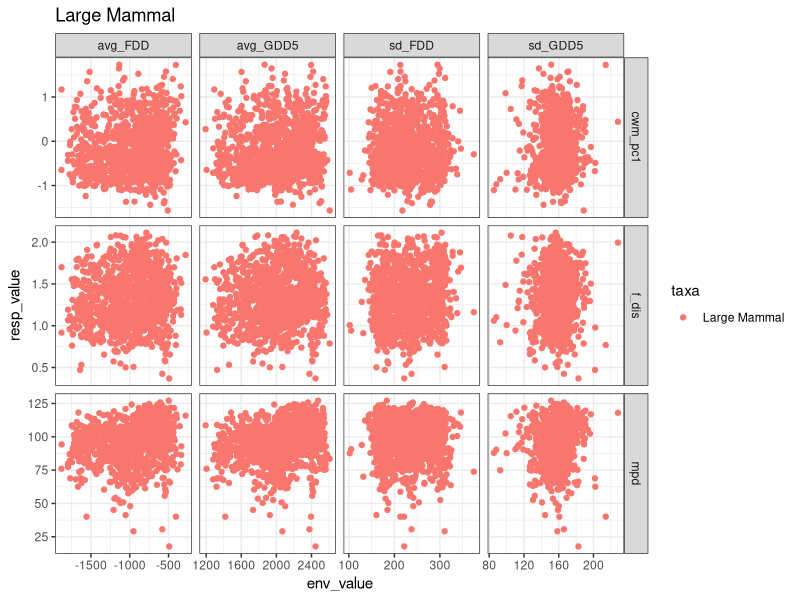
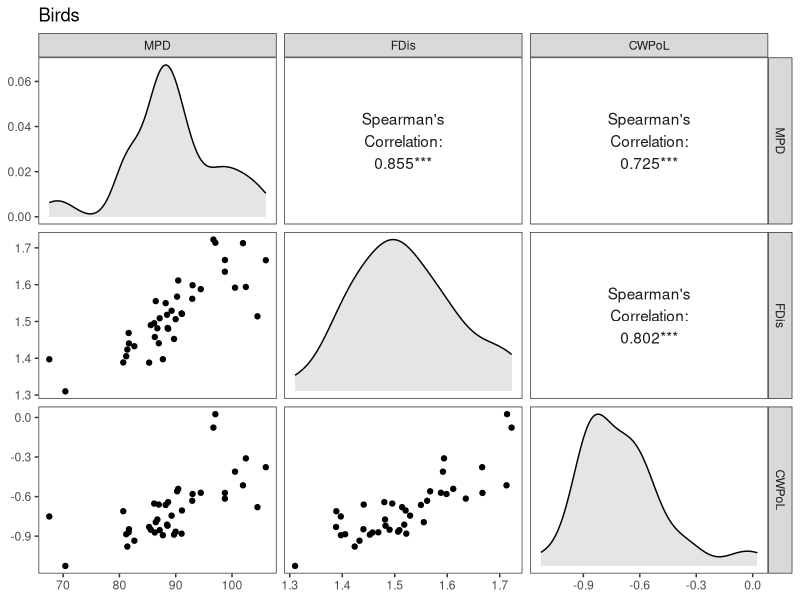
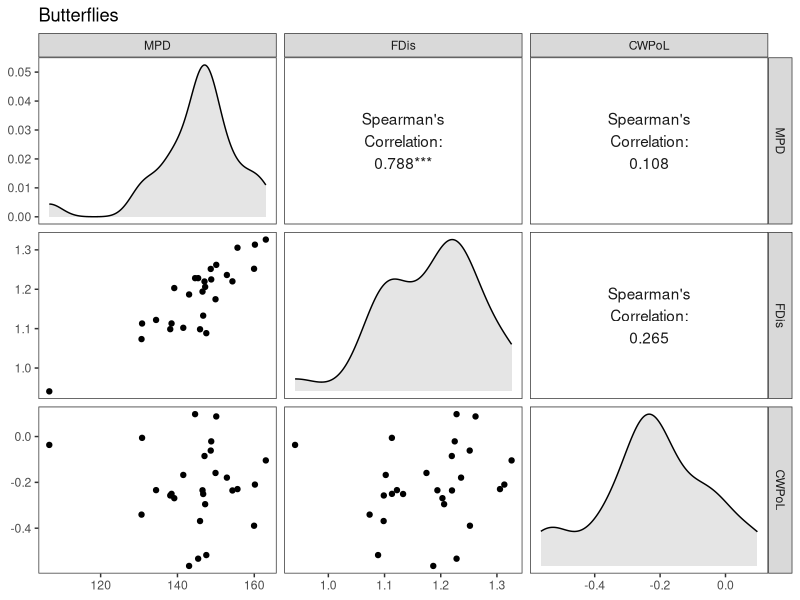
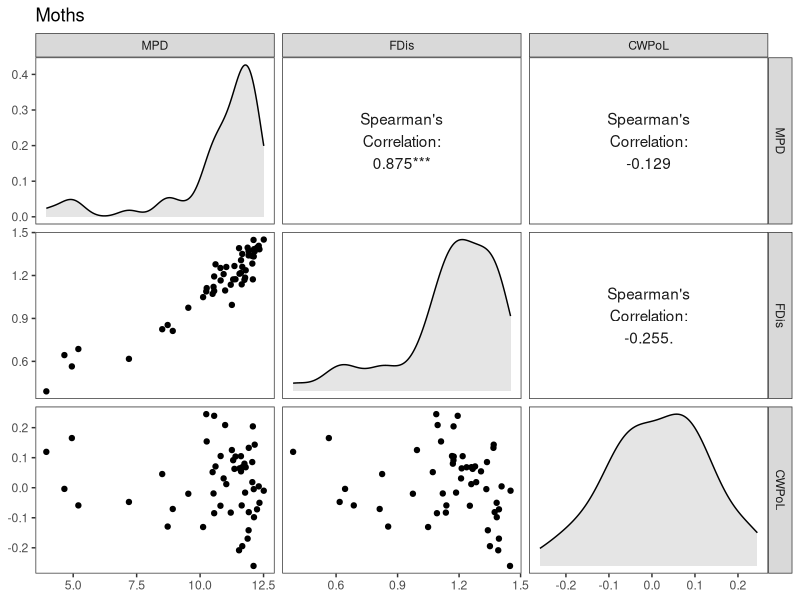
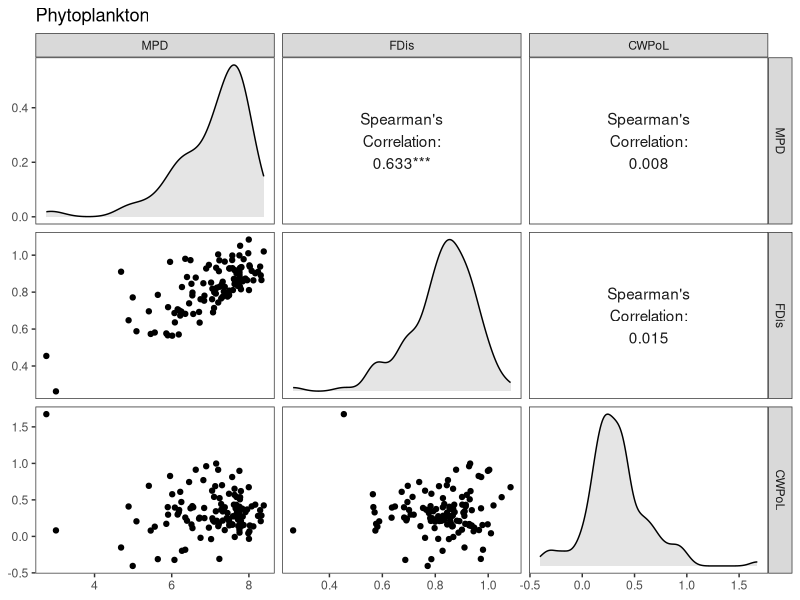
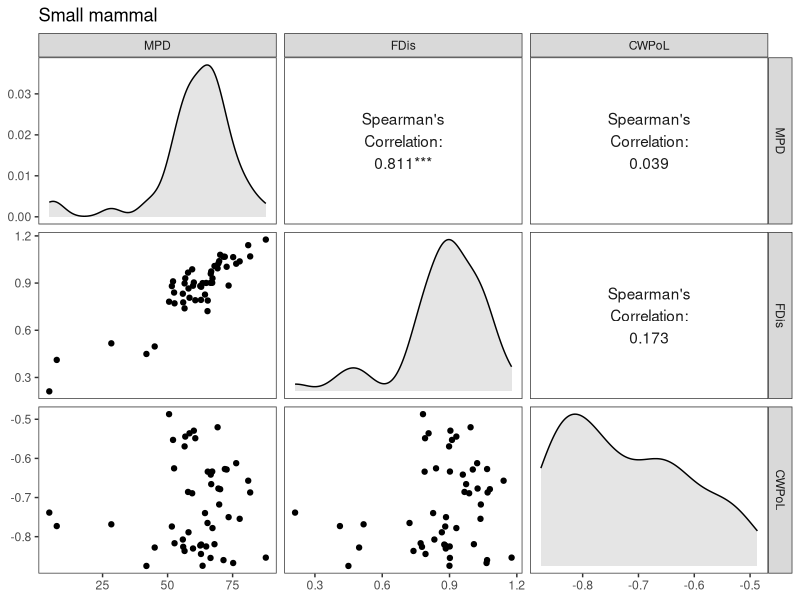
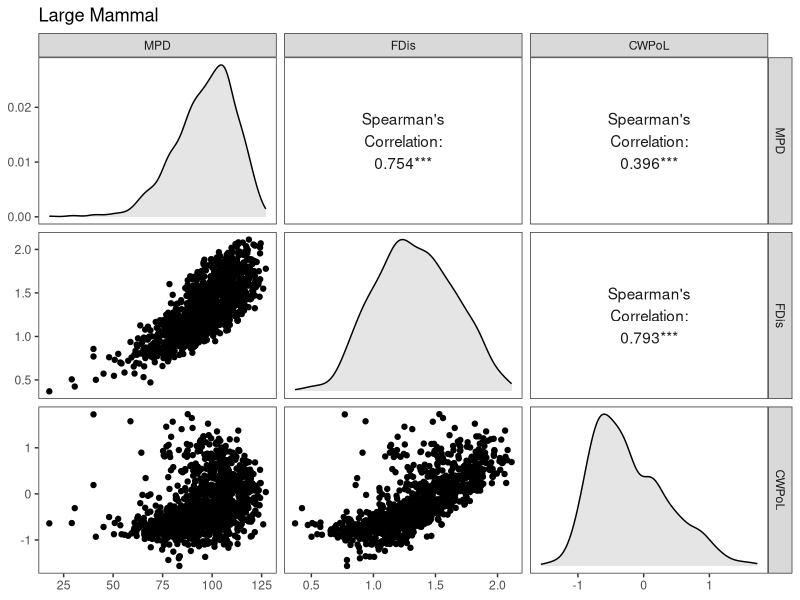

Recreate these plots in R, in order.

# load packages -----------------------------------------------------------


library(tidyverse)
library(GGally)
library(patchwork)


# load data ---------------------------------------------------------------


sem_data_df <- read.csv("data/cleaned/model_df_all_taxa.csv")

sem_data_df <- sem_data_df %>%
  mutate(
    taxa = str_replace_all(
      taxa,
      c("WinterGame" = "Large Mammal", "Rodents" = "Small mammal"))
  )

names(sem_data_df)


cols_taxa <- c(
  "Birds" = "#d3a838",
  "Butterflies" = "#363870",
  "Moths" = "#589eab",
  "Phytoplankton" = "#3d291a",
  "Rodents" = "#bb4455",
  "WinterGame" = "#f9c0c2"
  )

# Relationship among Functiona traits metris -----------------------

sem_data_df %>%
  filter(taxa == unique(sem_data_df$taxa)[6]) %>%
  select(mpd, f_dis, cwm_pc1) %>%
  cor(method = "spearman")



cor_plot <- function(data, sel_taxa){
  data %>%
    filter(taxa == sel_taxa) %>%
    select(mpd, f_dis, cwm_pc1) %>%
    ggpairs(
      columns = 1:3,
      upper = list(
        continuous = wrap(
          "cor",
          method = "spearman",
          title = "Spearman's\nCorrelation",
          #size = 5,
          color = "grey10"
        )
      ),
      diag = list(
        continuous = wrap(
          'densityDiag',
          fill = "grey50",
          alpha = 0.2
        )
      ),
      columnLabels = c("MPD", "FDis", "CWPoL"),

    ) +
    theme_bw() +
    theme(
      #text = element_text(size = 15),
      panel.grid = element_blank()
    ) +
    labs(title = sel_taxa)


}



taxa_names <- unique(sem_data_df$taxa)



l_plots <- map(taxa_names, function(taxa){

  ggsave(
    paste0(
      "output/figs/cor_plots/cor_plot_",
      tolower(taxa),
      ".png"),
    cor_plot(sem_data_df, taxa),
    width = 5, height = 5
  )
})



# relatioships btwn FD  and Env -------------------------------------------


names(sem_data_df)

resp <- c("mpd", "f_dis", "cwm_pc1")
env <- c("avg_FDD", "sd_FDD", "avg_GDD5", "sd_GDD5")


resp_long_df <-
sem_data_df %>%
  select(taxa, SiteID, all_of(resp)) %>%
  pivot_longer(
    cols = all_of(resp),
    names_to = "resp_var",
    values_to = "resp_value"
  )

env_long_df <-
  sem_data_df %>%
  select(taxa, SiteID, all_of(env)) %>%
  pivot_longer(
    cols = all_of(env),
    names_to = "env_var",
    values_to = "env_value"
  )

resp_env <-
 left_join(resp_long_df, env_long_df, by = c("taxa", "SiteID"),
 relationship = "many-to-many") %>%
  mutate(
    resp_var = as.factor(resp_var),
    env_var = as.factor(env_var)
  )


taxa_names <- unique(sem_data_df$taxa)

fd_env_plots <- map(1:6, function(i){
  resp_env %>%
    filter(taxa == taxa_names[i]) %>%
    ggplot(aes(x = env_value, y = resp_value, color = taxa)) +
    geom_point() +
    labs(title = taxa_names[i]) +
    facet_grid(rows = vars(resp_var), cols =  vars(env_var), scales = "free") +
    theme_bw()

})

fd_env_plots[[6]]


